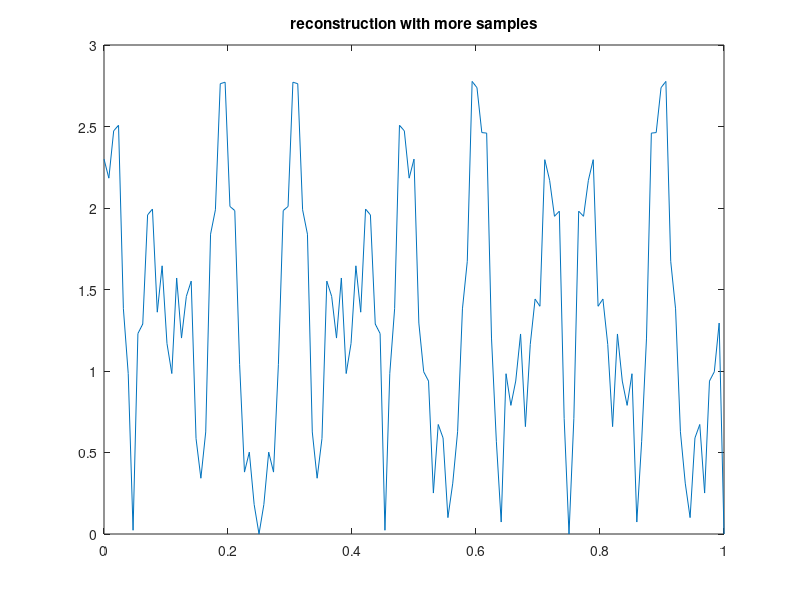

This figure's MATLAB source:
%% Function-graph application section
f = @(t) 2.0*cos(2*pi*5*t)+ 0.8*sin(2*pi*12*t) + 0.3*cos(2*pi*47*t);
domain=[0,1];
N = 128; % number of samples

% sample f N times over the domain
delta = (domain(2)/128);
Xs = domain(1):delta:(domain(2)-delta);
Ys = f(Xs);
% plot our samples over the graph
hold on
plot(0:.001:1, f(0:.001:1));
plot(Xs,Ys,'kx');
hold off

%% Decomposition into basic waveforms using the definitions (N^2)
close all
c = zeros(length(Xs));
for i=1:N
    for j=1:N
        c(i) = c(i) + Ys(j)*exp(-2*pi* 1i * (i-64)*j/128);
    end
    c(i) = c(i) / N; 
end

plot((-N/2+1):(N/2),abs(c));
title('Frequency Response (Energy at each Frequency)');

%% Decomposition into basic waveforms using simpler one-sided definition (b/c symmetry)
close all
H = zeros(length(Xs),1);
h=Ys;
Z = @(k) exp(-(1i)*2*k*pi/N);
freqs = Z(0:127);

for v=0:(N-1)
    sum = 0;
    for k=0:(N-1)
        sum = sum + h(k+1)*Z(v*k);
    end
    H(v+1) = sum;
end

plot(Xs,abs(H));
title('Frequency Response (Energy at each Frequency)');

input('Hit enter to continue');

% now we plot the graph with our harmonics and coefficients
Xs=0:(1/N):1;
Ys=zeros(length(Xs),1);
for k=0:(N-1)
    sum = 0;
    for v=0:(N-1)
        sum = sum + H(v+1) * Z(-k*v);
    end
    Ys(k+1) = sum/N;
end

plot(Xs,abs(Ys));
title('reconstruction with more samples');
%% Audio-fun Section!!
load('audio_data.mat');
soundsc(v1,fs);
%populates v1 (sound sample) and fs(sample-rate)
